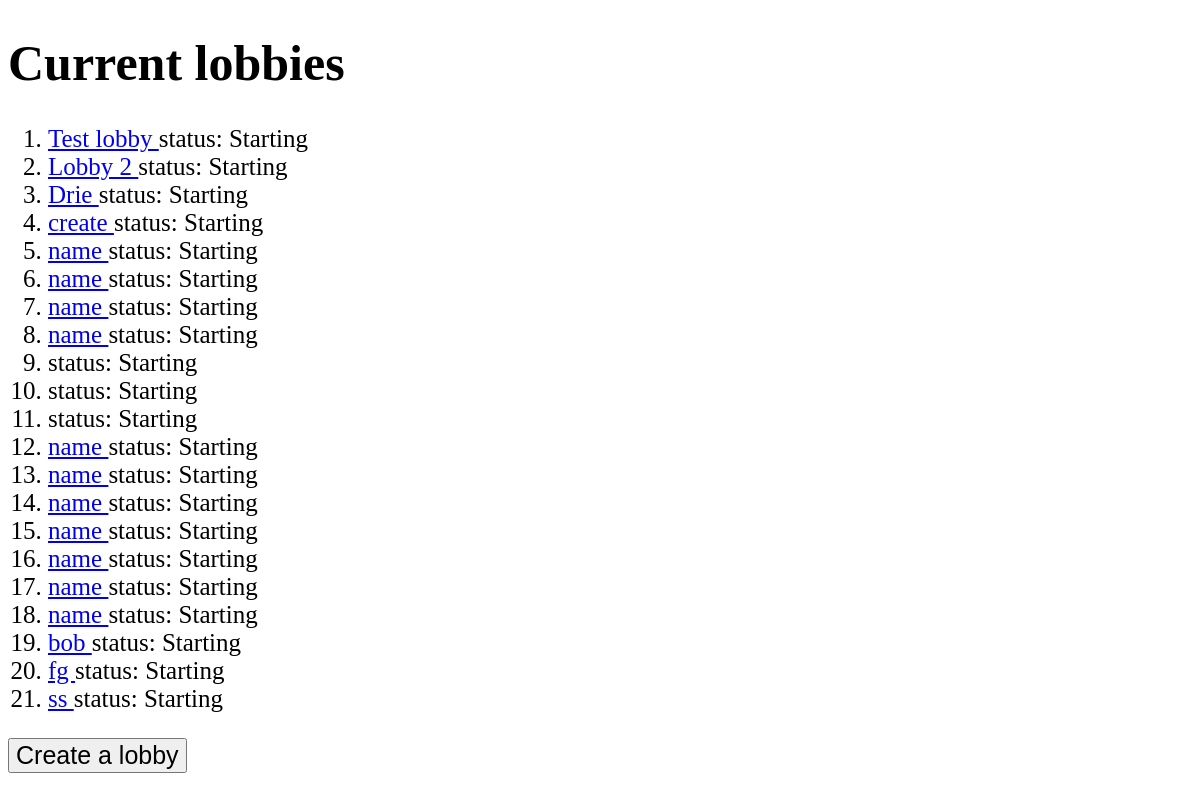
/lobby/, run on an earlier commit of the app's database.
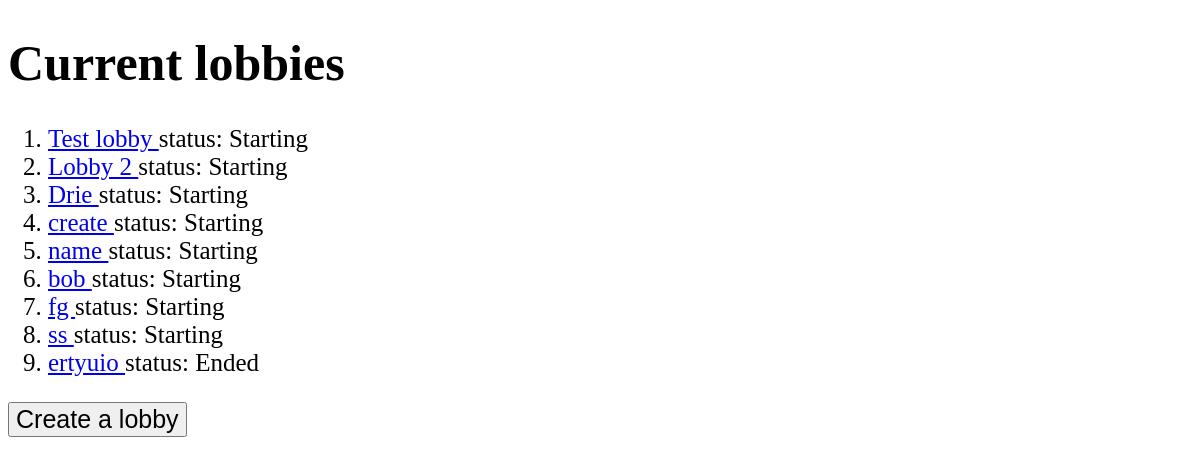
And on a later commit of the database.
### lobby/models.py (models this page shows, shortened)
class Lobby(models.Model):
    name = models.CharField(max_length=255)
    max_players = models.IntegerField(default=0)
    players = models.ManyToManyField(User, default=None, blank=True)
    game_status = models.IntegerField(choices=GAME_STATUS)
    game_admin = models.ForeignKey(User, on_delete=models.CASCADE, related_name='game_admin')

### lobby/views.py (the view)
# urls.py: path('lobby/', MainLobbyView.as_view(), name='mainlobby'),
class MainLobbyView(View):
    def get(self, request):
        lobbies = Lobby.objects.all()
        return render(request, 'lobby/main.html', {'lobbies': lobbies})

### templates/lobby/main.html (shortened to what this page needs)
<!DOCTYPE html>
<html lang="en">
<head>
</head>
<body>
    <h1>Current lobbies</h1>
<ol>
    {% for l in lobbies %}
        <li><a href="/lobby/{{ l.id }}/">{{ l.name }} </a> status: {{ l.get_game_status_display }}</li>
    {% endfor %}
</ol>
    <a class="fonts" href="/lobby/CreateLobby/"><button class="fonts">Create a lobby</button></a>
</body>
</html>

### templates/lobby/main.html (style rules this page uses)
body { font-size: 25px; }
.fonts { font-size: 25px; }

What changed in the data, as far as the page shows it:
removed Lobby: name "name", game_status "Starting"
removed Lobby: name "name", game_status "Starting"
removed Lobby: name "name", game_status "Starting"
removed Lobby: game_status "Starting"
removed Lobby: game_status "Starting"
removed Lobby: game_status "Starting"
removed Lobby: name "name", game_status "Starting"
removed Lobby: name "name", game_status "Starting"
removed Lobby: name "name", game_status "Starting"
removed Lobby: name "name", game_status "Starting"
removed Lobby: name "name", game_status "Starting"
removed Lobby: name "name", game_status "Starting"
removed Lobby: name "name", game_status "Starting"
added Lobby: name "ertyuio", game_status "Ended"
